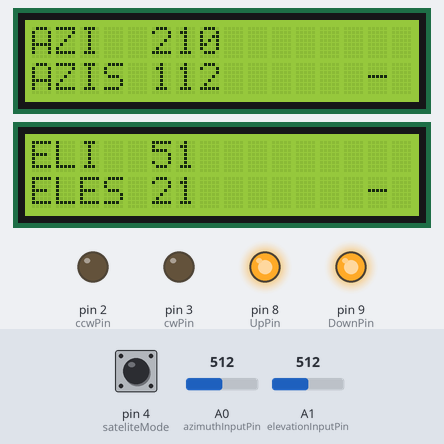
Bench run of a sketch on a simulated Arduino Uno, built with avr-gcc and run on an emulated ATmega328P. Parts: 2 × 16×2 character LCD, output pins drawn as LEDs (lit = HIGH). The test bench sets the inputs (shaded band); at power-on: pin 4 (sateliteMode) HIGH, A0 (azimuthInputPin) = 512, A1 (elevationInputPin) = 512.

Above: at 1.3 s.
1.4 s: pin 4 (sateliteMode) pulled LOW for 0.15 s
At 1.49 s:
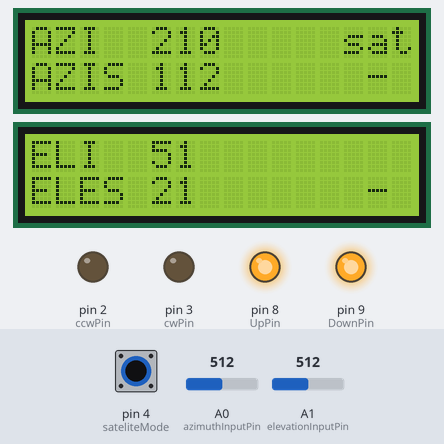
3.0 s: A0 (azimuthInputPin) set to 390
At 4.2 s:
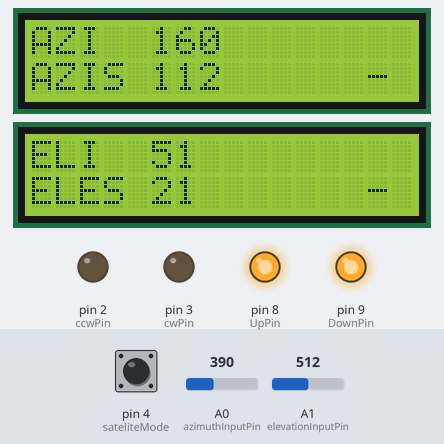
4.5 s: A1 (elevationInputPin) set to 390
At 4.9 s:
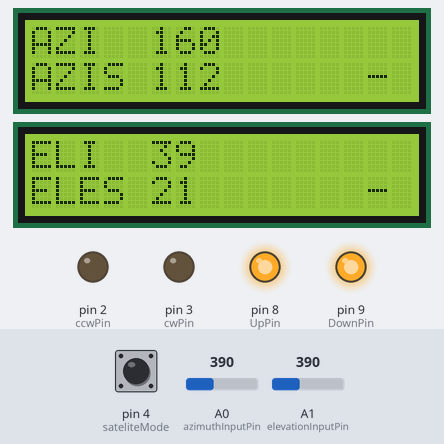
6.0 s: pin 4 (sateliteMode) pulled LOW for 1 s
At 6.8 s:
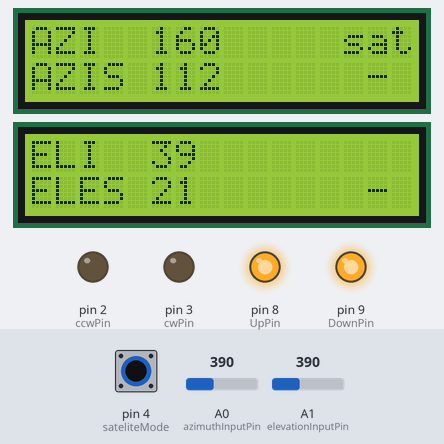
8.5 s: A0 (azimuthInputPin) set to 410
At 8.9 s:
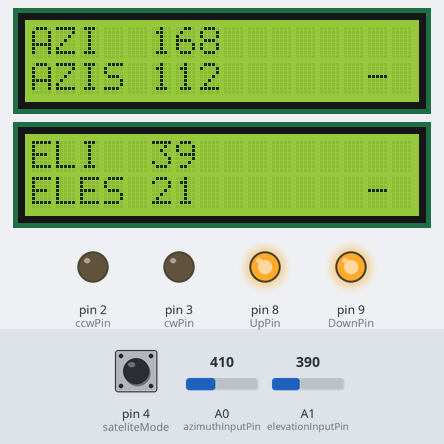
10.0 s: A1 (elevationInputPin) set to 410
At 10.9 s:
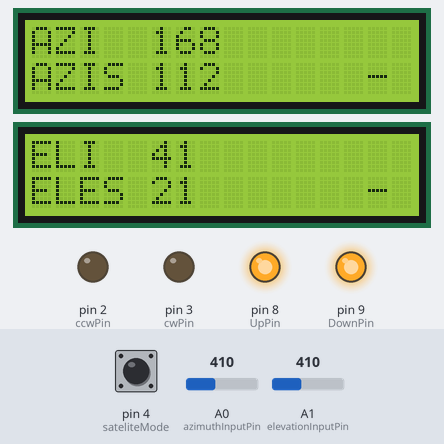
Timing chart, 0 to 12.5 s (numbered marks = the images above; inputs shaded):
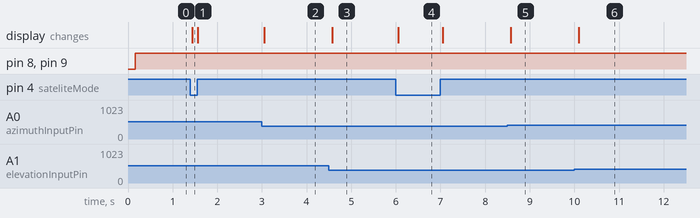

Measured:
- after the input at 1.4 s, the display: changes at once (image 1)
- after the input at 3.0 s, the display: changes after 0.06 s (image 2)
- after the input at 4.5 s, the display: changes after 0.08 s (image 3)
- after the input at 6.0 s, the display: changes after 0.05 s (image 4)
- after the input at 8.5 s, the display: changes after 0.07 s (image 5)
- after the input at 10.0 s, the display: changes after 0.09 s (image 6)

The sketch:

FranzRotor.ino
```cpp
#define azimuthInputPin  A0
#define elevationInputPin A1
#define UpPin  8
#define DownPin  9
#define ccwPin  2
#define cwPin  3
#define sateliteMode 4

//azimutfaktor: (5*360)/(1023*3.3)
#define azimutfaktor ((double(5) * double(360))/(double(1023) * double(4.3)))

#define elevationfaktor 10
#define toleranz 1

#define bufflength 60
char buff[bufflength];
uint8_t bcnt=0;
int16_t azi=112;
int8_t ele=21;
int16_t azis=112;
int8_t eles=21;
uint8_t azimove=0;
uint8_t elemove=0;
uint8_t active=1;
uint8_t azi_moving = 0;
uint8_t ele_moving = 0;

#include <Wire.h>
#include <LCD.h>
#include <LiquidCrystal_I2C.h>
  LiquidCrystal_I2C lcd(0x3F,2,1,0,4,5,6,7);
  LiquidCrystal_I2C lcd1(0x3E,2,1,0,4,5,6,7);


void setup()
{
   // initialize rotor control pins as outputs
   analogReference(INTERNAL);
   pinMode(UpPin, OUTPUT);
   pinMode(DownPin, OUTPUT);
   pinMode(ccwPin, OUTPUT);
   pinMode(cwPin, OUTPUT);

   pinMode(sateliteMode, INPUT_PULLUP);

   // set all the rotor control outputs low
   digitalWrite(UpPin, LOW);
   digitalWrite(DownPin, LOW);
   digitalWrite(ccwPin, LOW);
   digitalWrite(cwPin, LOW);

    // initialize serial ports:
    Serial.begin(9600);  // control
    lcd.begin (16,2);
    lcd1.begin (16,2);

	lcd.setBacklightPin(3,POSITIVE);
	lcd.home ();

 lcd1.setBacklightPin(3,POSITIVE);
 lcd1.home ();

	lcd.print("Test");
 lcd1.print("Test");
	lcd.setCursor (0,1);
	lcd.print("FGAletsee");
	lcd.setBacklight(HIGH);
lcd1.setBacklight(HIGH);
 lcd.clear();
 lcd1.clear();

  }

void loop() {

   if (Serial.available() > 0)
    {
      decodeCommand(Serial.read());
    }
   readValues();
  // if (active)
   react();
    disp();

}
void disp(){


  lcd.home ();
  lcd.print("AZI  ");
  if(azi<100)
  {
    lcd.print("0");
    if(azi < 10)
    {
      lcd.print("0");
    }
  }
  lcd.print(azi);


  if(digitalRead(sateliteMode) == 0)
  {
    lcd.setCursor (13,0);
    lcd.print("sat");
  }
  else
  {
    lcd.setCursor (13,0);
    lcd.print("   ");
  }

  lcd.setCursor (0,1);
  lcd.print("AZIS ");
  if(azis<100)
  {
    lcd.print("0");
    if(azis < 10)
    {
      lcd.print("0");
    }
  }
  lcd.print(azis);

 // lcd1.clear();
  lcd1.home ();

  lcd1.print("ELI  ");
  if(ele < 10)
  {
    lcd1.print("0");
  }
  lcd1.print(ele);
  lcd1.setCursor (0,1);
  lcd1.print("ELES ");
  if(eles < 10)
  {
    lcd1.print("0");
  }
  lcd1.print(eles);

  }
void readValues()
{
  azi=int16_t((double(analogRead(azimuthInputPin))*double(azimutfaktor)) + 0.5);
  ele=analogRead(elevationInputPin)/elevationfaktor;
  }
```

RotorEntscheidung.ino
```cpp
#define MAX_DEG 400

void react()
{
  moveazi();
  moveele();
}


void moveazi()
{
  uint8_t dir_cw;
  int16_t diff;
  uint16_t distance;
  int16_t distance2;
  uint16_t temp_azis;

  if(digitalRead(sateliteMode) == 0)  //sat aktiv
  {
    if(azis < 90)
    {
      temp_azis = azis - 90 + 360;
    }
    else
    {
      temp_azis = azis - 90;
    }
  }
  else
  {
    temp_azis = azis;
  }

  diff = temp_azis - azi;

  if(diff > 0)
  {
    dir_cw = 1;
    distance = temp_azis - azi;
  }
  else
  {
    dir_cw = 0;
    distance = azi - temp_azis;
  }
  distance2 = azi - (temp_azis + 360);

  if(distance > abs(distance2) && (temp_azis + 360) < MAX_DEG)
  {
    temp_azis += 360;
    if(distance2 > 0)
    {
      dir_cw = 0;
    }
    else
    {
      dir_cw = 1;
    }

    diff = temp_azis - azi;
    if(diff > 0)
    {
      distance = temp_azis - azi;
    }
    else
    {
      distance = azi - temp_azis;
    }

  }

  if( distance > toleranz && azi_moving  != 0)
  {
    if(dir_cw != 0)
    {
      digitalWrite(ccwPin, LOW);
      digitalWrite(cwPin, HIGH);
      lcd.setCursor (13,1);
      lcd.print(" cw");
    }
    else
    {
      digitalWrite(cwPin, LOW);
      digitalWrite(ccwPin, HIGH);
      lcd.setCursor (13,1);
      lcd.print("ccw");
    }
  }
  else
  {
    azi_moving = 0;
    digitalWrite(ccwPin, LOW);
    digitalWrite(cwPin, LOW);
    lcd.setCursor (13,1);
    lcd.print(" - ");
  }


/*  if(azis > azi)
  {
    if ((azis-azi) > toleranz && azi_moving != 0)
    {
        digitalWrite(ccwPin, LOW);
        digitalWrite(cwPin, HIGH);
        lcd.setCursor (15,1);
        lcd.print("R");
    }
    else
    {
      azi_moving = 0;
      digitalWrite(ccwPin, LOW);
      digitalWrite(cwPin, LOW);
        lcd.setCursor (15,1);
        lcd.print("-");
    }
  }
  else
  {
    if ((azi-azis) > toleranz && azi_moving != 0)
    {
        digitalWrite(cwPin, LOW);
        digitalWrite(ccwPin, HIGH);
        lcd.setCursor (15,1);
        lcd.print("L");

    }
    else
    {
      azi_moving = 0;
      digitalWrite(ccwPin, LOW);
      digitalWrite(cwPin, LOW);
              lcd.setCursor (15,1);
        lcd.print("-");
    }

  }*/

}

void moveele()
{
  uint8_t dir_up;
  int16_t diff = eles - ele;
  uint16_t distance;

  if(diff > 0)
  {
    dir_up = 1;
    distance = eles - ele;
  }
  else
  {
    dir_up = 0;
    distance = ele - eles;
  }


  if( distance > toleranz && ele_moving  != 0)
  {
    if(dir_up != 0)
    {
      digitalWrite(DownPin, HIGH);
      digitalWrite(UpPin, LOW);
      lcd1.setCursor (14,1);
      lcd1.print("up");
    }
    else
    {
      digitalWrite(UpPin, HIGH);
      digitalWrite(DownPin, LOW);
      lcd1.setCursor (12,1);
      lcd1.print("down");
    }
  }
  else
  {
    ele_moving = 0;
    digitalWrite(UpPin, HIGH);
    digitalWrite(DownPin, HIGH);
    lcd1.setCursor (12,1);
    lcd1.print("  - ");
  }


  /*
  if ((ele-eles)*(ele-eles) > toleranz)
  {
    if((eles-ele)<0)
    {
      digitalWrite(UpPin, LOW);
      digitalWrite(DownPin, HIGH);
      lcd.print("D");
    }
    if((eles-ele)<0)
    {
      digitalWrite(DownPin, LOW);
      digitalWrite(UpPin, HIGH);
      lcd.print("U");
    }

  }
  else
  {
    digitalWrite(UpPin, LOW);
    digitalWrite(DownPin, LOW);
  }*/
}
```

SerialZeug.ino
```cpp
void decodeCommand(char c)
{
  if (c==0x0D)
  {
    if (strstr(buff,"C2"))
      command_C2();
      if (strstr(buff,"W"))
      command_W();
      //Serial.print("Debug");
      //Serial.print(buff);
    clearBuff();
    bcnt=0;
    }
    else
    {
      *(buff+bcnt)=c;
      bcnt++;
      }
  }

  void clearBuff()
  {
    for(uint8_t i=0;i<bufflength;i++)
    {buff[i]=0x00;}
   }


   void command_C2()
   {

    //Serial.print("AZ=");
     Serial.print("+0");
     if (azi<100) Serial.print('0');
    if (azi<10) Serial.print('0');
    Serial.print(azi);

     Serial.print("+0");

        if (ele<100) Serial.print('0');
    if (ele<10) Serial.print('0');
    Serial.print(ele);

   Serial.print("\r");
    Serial.print("\n");
     }

     void command_W()
     {
       buff[4]=0;
       azis=atoi(buff+1);
       buff[8]=0;
       eles=atoi(buff+5);
       Serial.print("\r");

       azi_moving = 1;
       ele_moving = 1;

       }
```
